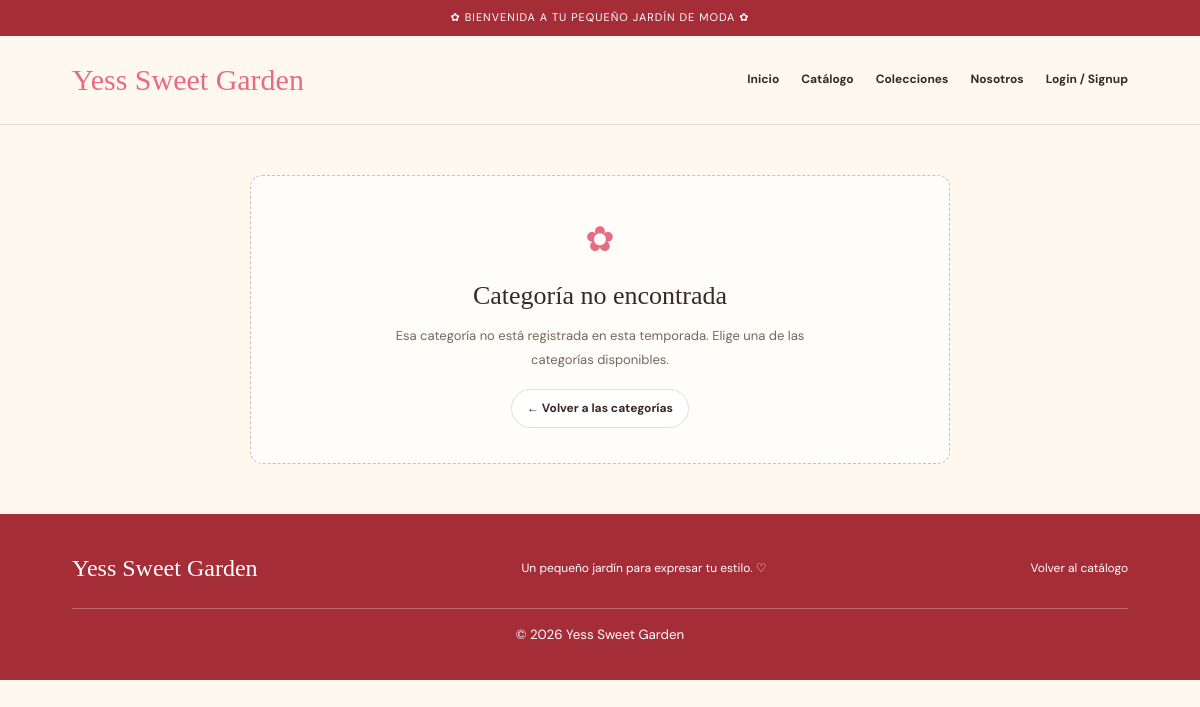
Before: /catalogo.php?temporada=Verano&categoria=Blusa with the older database file.
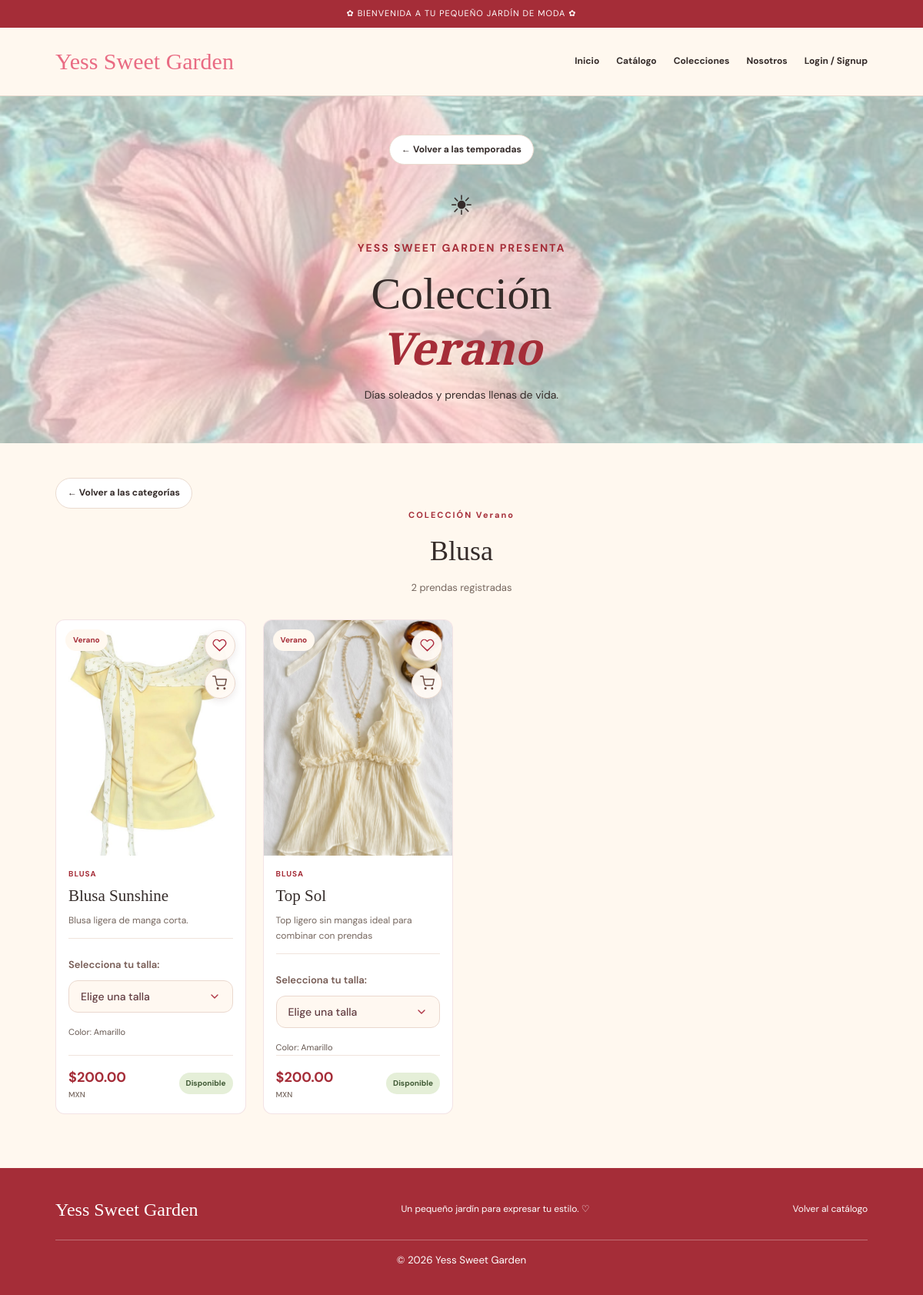
After: the same page with the newer database file.
### tables this page shows
CREATE TABLE `prendas` (
  `id` int(11) NOT NULL,
  `nombre` varchar(100) NOT NULL,
  `descripcion` text DEFAULT NULL,
  `categoria` varchar(50) NOT NULL,
  `precio` decimal(10,2) NOT NULL,
  `temporada` enum('Primavera','Verano','Otoño','Invierno') NOT NULL,
  `talla` varchar(20) DEFAULT NULL,
  `color` varchar(50) DEFAULT NULL,
  `stock` int(11) NOT NULL DEFAULT 0,
  `fecha_registro` timestamp NOT NULL DEFAULT current_timestamp(),
  `imagen` mediumblob DEFAULT NULL,
  `imagen_ruta` varchar(255) DEFAULT NULL
);

### catalogo.php (the view, shortened to what the rows shown need)
<?php
require_once 'conexion.php';
function escapar($valor) {
    return htmlspecialchars((string) $valor, ENT_QUOTES, 'UTF-8');
}
$temporadas = [
    'Primavera' => [
        'id' => 'primavera',
        'frase' => 'Flores, colores y nuevos comienzos.',
        'descripcion' => 'Prendas ligeras, estampados florales y colores frescos.',
        'simbolo' => '✿',
        'clase' => 'primavera'
    ],
    'Verano' => [
        'id' => 'verano',
        'frase' => 'Días soleados y prendas llenas de vida.',
        'descripcion' => 'Estilos frescos y colores que iluminan cada día.',
        'simbolo' => '☀',
        'clase' => 'verano'
    ],
    'Otoño' => [
        'id' => 'otono',
        'frase' => 'Texturas bonitas y tonos cálidos.',
        'descripcion' => 'Prendas para combinar y disfrutar los días frescos.',
        'simbolo' => '❧',
        'clase' => 'otono'
    ],
    'Invierno' => [
        'id' => 'invierno',
        'frase' => 'Prendas acogedoras para días frescos.',
        'descripcion' => 'Suéteres, abrigos y prendas para el frío.',
        'simbolo' => '❄',
        'clase' => 'invierno'
    ]
];
$temporadaSeleccionada = $_GET['temporada'] ?? null;
$categoriaSeleccionada = $_GET['categoria'] ?? null;
$errorCatalogo = false;
$errorCategoria = false;
$prendas = [];
$categoriasDisponibles = [];
if ($temporadaSeleccionada !== null) {
    try {
        $consulta = $conexion->prepare(
            "SELECT *
             FROM prendas
             WHERE temporada = :temporada
             ORDER BY id DESC"
        );
        $consulta->execute([
            ':temporada' => $temporadaSeleccionada
        ]);
        $prendas = $consulta->fetchAll(PDO::FETCH_ASSOC);
        foreach ($prendas as $prenda) {
            $nombreCategoria = trim(
                (string) ($prenda['categoria'] ?? '')
            );
            if ($nombreCategoria !== '') {
                $categoriasDisponibles[$nombreCategoria] = true;
            }
        }
        $categoriasDisponibles = array_keys($categoriasDisponibles);
        natcasesort($categoriasDisponibles);
        $categoriasDisponibles = array_values($categoriasDisponibles);
        if ($categoriaSeleccionada !== null) {
            if (
                !is_string($categoriaSeleccionada) ||
                !in_array(
                    $categoriaSeleccionada,
                    $categoriasDisponibles,
                    true
                )
            ) {
                $errorCategoria = true;
                $categoriaSeleccionada = null;
            } else {
                $prendas = array_values(
                    array_filter(
                        $prendas,
                        function ($prenda) use ($categoriaSeleccionada) {
                            return $prenda['categoria'] === $categoriaSeleccionada;
                        }
                    )
                );
            }
        }
    } catch (PDOException $e) {
        error_log(
            'Error al consultar el catálogo: ' . $e->getMessage()
        );
        $errorCatalogo = true;
        $prendas = [];
        $categoriasDisponibles = [];
    }
}
$tallasPorPrenda = [];
if (!empty($prendas)) {
    $idsPrendas = array_column($prendas, 'id');
    $marcadores = implode(',', array_fill(0, count($idsPrendas), '?'));
    $sqlTallas = "SELECT prenda_id, talla, stock
                  FROM prenda_tallas
                  WHERE prenda_id IN ($marcadores)
                  AND stock > 0
                  ORDER BY FIELD(talla, 'XS', 'S', 'M', 'L', 'XL', 'Unitalla')";
    $consultaTallas = $conexion->prepare($sqlTallas);
    $consultaTallas->execute($idsPrendas);
    $resultadosTallas = $consultaTallas->fetchAll(PDO::FETCH_ASSOC);
    foreach ($resultadosTallas as $fila) {
        $tallasPorPrenda[$fila['prenda_id']][] = [
            'talla' => $fila['talla'],
            'stock' => (int) $fila['stock']
        ];
    }
}
?>
<!DOCTYPE html>
<html lang="es">
<head>
    <link rel="stylesheet" href="css/estilos-catalogo.css">
</head>
<body>
    <main>
        <?php if ($errorCatalogo): ?>
            <section class="mensaje-vacio mensaje-error">
                <span>♡</span>
                <h1>No pudimos cargar el catálogo</h1>
                <p>Intenta nuevamente más tarde.</p>
                <a href="catalogo.php" class="boton-volver">
                    Volver al catálogo
                </a>
            </section>
        <?php else: ?>
            <?php $datosTemporada = $temporadas[$temporadaSeleccionada]; ?>
            <?php if ($errorCategoria): ?>
                <section class="mensaje-vacio">
                    <h1>Categoría no encontrada</h1>
                </section>
            <?php else: ?>
                <section class="portada-temporada <?= escapar($datosTemporada['clase']) ?>">
                    <h1>
                        Colección
                        <span><?= escapar($temporadaSeleccionada) ?></span>
                    </h1>
                </section>
                <section class="contenido-temporada">
                    <?php if ($categoriaSeleccionada === null): ?>
                        <div class="introduccion-categorias">
                            <p class="section-label">
                                DESCUBRE TU ESTILO
                            </p>
                            <h2>Explora por tipo de prenda</h2>
                            <p>
                                Selecciona una categoría para ver las prendas
                                de <?= escapar($temporadaSeleccionada) ?>.
                            </p>
                        </div>
                        <?php if (count($categoriasDisponibles) > 0): ?>
                            <div class="rejilla-categorias rejilla-tipos">
                                <?php foreach ($categoriasDisponibles as $categoria): ?>
                                    <a
                                        class="tarjeta-tipo"
                                        data-temporada="<?= escapar($temporadaSeleccionada) ?>"
                                        href="catalogo.php?temporada=<?= rawurlencode($temporadaSeleccionada) ?>&amp;categoria=<?= rawurlencode($categoria) ?>"
                                    >
                                        <span class="tipo-simbolo">✿</span>
                                        <h3><?= escapar($categoria) ?></h3>
                                        <span class="explorar">
                                            Ver prendas →
                                        </span>
                                    </a>
                                <?php endforeach; ?>
                            </div>
                        <?php else: ?>
                            <div class="mensaje-vacio">
                                <span>✿</span>
                                <h2>Esta colección está floreciendo</h2>
                                <p>
                                    Todavía no hay prendas registradas
                                    para esta temporada.
                                </p>
                            </div>
                        <?php endif; ?>
                    <?php else: ?>
                        <div class="introduccion-categorias">
                            <h2><?= escapar($categoriaSeleccionada) ?></h2>
                        </div>
                        <?php if (count($prendas) > 0): ?>
                            <div class="rejilla-prendas">
                                <?php foreach ($prendas as $prenda): ?>
                                    <?php
                                    $archivoImagen = trim(
    (string) ($prenda['imagen_ruta'] ?? '')
);
                                    $imagenValida =
                                        $archivoImagen !== '' &&
                                        basename($archivoImagen) === $archivoImagen &&
                                        preg_match(
                                            '/\.(jpg|jpeg|png|webp)$/i',
                                            $archivoImagen
                                        );
                                    ?>
<?php
$tallasDisponibles = $tallasPorPrenda[$prenda['id']] ?? [];
$stockTotalDisponible = array_sum(
    array_column($tallasDisponibles, 'stock')
);
?>
                                    <article class="tarjeta-prenda">
                                        <div class="foto-prenda">
<div class="acciones-prenda">
    <button
        type="button"
        class="btn-favorito"
        aria-label="Agregar a favoritos"
        title="Agregar a favoritos"
        data-prenda-id="<?= (int)$prenda['id'] ?>"
    >
        <svg viewBox="0 0 24 24" aria-hidden="true">
            <path d="M20.8 4.6a5.5 5.5 0 0 0-7.8 0L12 5.7l-1.1-1.1a5.5 5.5 0 0 0-7.8 7.8l1.1 1.1L12 21l7.8-7.5 1.1-1.1a5.5 5.5 0 0 0-.1-7.8Z"/>
        </svg>
    </button>
    <button
        type="button"
        class="btn-carrito"
        aria-label="Agregar al carrito"
        title="Agregar al carrito"
        data-prenda-id="<?= (int)$prenda['id'] ?>"
        <?= empty($tallasDisponibles) ? 'disabled' : '' ?>
    >
        <svg viewBox="0 0 24 24" aria-hidden="true">
            <circle cx="9" cy="21" r="1"/>
            <circle cx="20" cy="21" r="1"/>
            <path d="M1 1h4l2.7 13.4a2 2 0 0 0 2 1.6h9.7a2 2 0 0 0 2-1.6L23 6H6"/>
        </svg>
    </button>
</div>
                                            <?php if ($imagenValida): ?>
                                                <img
                                                    src="imagenes/prendas/<?= rawurlencode($archivoImagen) ?>"
                                                    alt="<?= escapar($prenda['nombre']) ?>"
                                                    loading="lazy"
                                                >
                                            <?php endif; ?>
                                            <span class="etiqueta-temporada">
                                                <?= escapar($temporadaSeleccionada) ?>
                                            </span>
                                        </div>
                                        <div class="informacion-prenda">
                                            <span class="categoria">
                                                <?= escapar($prenda['categoria']) ?>
                                            </span>
                                            <h3>
                                                <?= escapar($prenda['nombre']) ?>
                                            </h3>
                                            <p class="descripcion">
                                                <?= escapar(
                                                    $prenda['descripcion']
                                                    ?: 'Una prenda para tu estilo.'
                                                ) ?>
                                            </p>
                                            <div class="detalles-prenda">
                                               <div class="selector-talla-contenedor">
    <label for="talla-<?= (int)$prenda['id'] ?>">
        Selecciona tu talla:
    </label>
    <?php if (!empty($tallasDisponibles)): ?>
        <select
            class="selector-talla"
            id="talla-<?= (int)$prenda['id'] ?>"
            name="talla"
            data-prenda-id="<?= (int)$prenda['id'] ?>"
        >
            <option value="" selected disabled>
                Elige una talla
            </option>
        </select>
    <?php else: ?>
        <span class="sin-tallas">
            Sin tallas disponibles
        </span>
    <?php endif; ?>
</div>
                                                <span>
                                                    Color:
                                                    <?= escapar(
                                                        $prenda['color']
                                                        ?: 'No especificado'
                                                    ) ?>
                                                </span>
                                            </div>
                                            <div class="pie-tarjeta">
                                                <span class="precio">
                                                    $<?= number_format(
                                                        (float) $prenda['precio'],
                                                        2
                                                    ) ?>
                                                    <small>MXN</small>
                                                </span>
<?php if ($stockTotalDisponible > 0): ?>
                                                    <span class="disponibilidad">
                                                        Disponible
                                                    </span>
                                                <?php else: ?>
                                                    <span class="agotada">
                                                        Agotada
                                                    </span>
                                                <?php endif; ?>
                                            </div>
                                        </div>
                                    </article>
                                <?php endforeach; ?>
                            </div>
                        <?php endif; ?>
                    <?php endif; ?>
                </section>
            <?php endif; ?>
        <?php endif; ?>
    </main>
</body>
</html>

Changed rows visible on the page:
added prendas: imagen_ruta (picture), categoria "BLUSA", nombre "Blusa Sunshine", descripcion "Blusa ligera de manga corta.", color "Amarillo", precio "200.00", shows "Disponible"
added prendas: imagen_ruta (picture), categoria "BLUSA", nombre "Top Sol", descripcion "Top ligero sin mangas ideal para combinar con prendas", color "Amarillo", precio "200.00", shows "Disponible"
Other visible differences:
escapar($datosTemporada['simbolo']): (not shown) → "☀"
escapar($temporadaSeleccionada): (not shown) → "Verano"
escapar($datosTemporada['frase']): (not shown) → "Días soleados y prendas llenas de vida."
escapar($categoriaSeleccionada): (not shown) → "Blusa"
count($prendas): (not shown) → "2"
text no longer shown: "✿ Categoría no encontrada Esa categoría no está registrada en esta temporada. Elige una de las categorías disponibles."
text now shown: "← Volver a las temporadas YESS SWEET GARDEN PRESENTA Colección COLECCIÓN prendas registradas"
